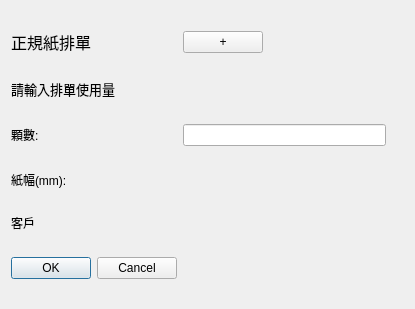
<?xml version="1.0" encoding="UTF-8"?>
<ui version="4.0">
 <class>PaperScheduleDialog</class>
 <widget class="QDialog" name="PaperScheduleDialog">
  <property name="geometry">
   <rect>
    <x>0</x>
    <y>0</y>
    <width>415</width>
    <height>309</height>
   </rect>
  </property>
  <property name="sizePolicy">
   <sizepolicy hsizetype="Expanding" vsizetype="Fixed">
    <horstretch>0</horstretch>
    <verstretch>0</verstretch>
   </sizepolicy>
  </property>
  <property name="windowTitle">
   <string>正規紙排單</string>
  </property>
  <layout class="QGridLayout" name="gridLayout">
   <item row="2" column="0">
    <widget class="QLabel" name="paperRollNumber">
     <property name="sizePolicy">
      <sizepolicy hsizetype="Fixed" vsizetype="Fixed">
       <horstretch>0</horstretch>
       <verstretch>0</verstretch>
      </sizepolicy>
     </property>
     <property name="text">
      <string>&lt;html&gt;&lt;head/&gt;&lt;body&gt;&lt;p&gt;顆數:&lt;/p&gt;&lt;/body&gt;&lt;/html&gt;</string>
     </property>
     <property name="alignment">
      <set>Qt::AlignLeading|Qt::AlignLeft|Qt::AlignVCenter</set>
     </property>
    </widget>
   </item>
   <item row="3" column="0">
    <widget class="QLabel" name="paperWidth">
     <property name="sizePolicy">
      <sizepolicy hsizetype="Fixed" vsizetype="Fixed">
       <horstretch>0</horstretch>
       <verstretch>0</verstretch>
      </sizepolicy>
     </property>
     <property name="text">
      <string>&lt;html&gt;&lt;head/&gt;&lt;body&gt;&lt;p&gt;紙幅(mm):&lt;/p&gt;&lt;/body&gt;&lt;/html&gt;</string>
     </property>
     <property name="alignment">
      <set>Qt::AlignLeading|Qt::AlignLeft|Qt::AlignVCenter</set>
     </property>
    </widget>
   </item>
   <item row="0" column="0">
    <widget class="QLabel" name="paperScheduleTitle">
     <property name="sizePolicy">
      <sizepolicy hsizetype="Fixed" vsizetype="Fixed">
       <horstretch>0</horstretch>
       <verstretch>0</verstretch>
      </sizepolicy>
     </property>
     <property name="font">
      <font>
       <pointsize>12</pointsize>
      </font>
     </property>
     <property name="text">
      <string>正規紙排單</string>
     </property>
     <property name="alignment">
      <set>Qt::AlignLeading|Qt::AlignLeft|Qt::AlignVCenter</set>
     </property>
    </widget>
   </item>
   <item row="1" column="0" colspan="5">
    <widget class="QLabel" name="paperScheduleNotice">
     <property name="sizePolicy">
      <sizepolicy hsizetype="Fixed" vsizetype="Fixed">
       <horstretch>0</horstretch>
       <verstretch>0</verstretch>
      </sizepolicy>
     </property>
     <property name="font">
      <font>
       <pointsize>10</pointsize>
      </font>
     </property>
     <property name="text">
      <string>請輸入排單使用量</string>
     </property>
     <property name="alignment">
      <set>Qt::AlignLeading|Qt::AlignLeft|Qt::AlignVCenter</set>
     </property>
    </widget>
   </item>
   <item row="4" column="0">
    <widget class="QLabel" name="paperCustomer">
     <property name="sizePolicy">
      <sizepolicy hsizetype="Fixed" vsizetype="Fixed">
       <horstretch>0</horstretch>
       <verstretch>0</verstretch>
      </sizepolicy>
     </property>
     <property name="text">
      <string>客戶</string>
     </property>
    </widget>
   </item>
   <item row="0" column="1">
    <widget class="QPushButton" name="paperPlus">
     <property name="sizePolicy">
      <sizepolicy hsizetype="Fixed" vsizetype="Fixed">
       <horstretch>0</horstretch>
       <verstretch>0</verstretch>
      </sizepolicy>
     </property>
     <property name="text">
      <string>+</string>
     </property>
    </widget>
   </item>
   <item row="2" column="1">
    <widget class="QLineEdit" name="paperRollNumberEdit">
     <property name="sizePolicy">
      <sizepolicy hsizetype="Expanding" vsizetype="Fixed">
       <horstretch>0</horstretch>
       <verstretch>0</verstretch>
      </sizepolicy>
     </property>
    </widget>
   </item>
   <item row="5" column="0">
    <widget class="QDialogButtonBox" name="paperInputButtonBox">
     <property name="sizePolicy">
      <sizepolicy hsizetype="Fixed" vsizetype="Fixed">
       <horstretch>0</horstretch>
       <verstretch>0</verstretch>
      </sizepolicy>
     </property>
     <property name="orientation">
      <enum>Qt::Horizontal</enum>
     </property>
     <property name="standardButtons">
      <set>QDialogButtonBox::Cancel|QDialogButtonBox::Ok</set>
     </property>
    </widget>
   </item>
  </layout>
 </widget>
 <resources/>
 <connections>
  <connection>
   <sender>paperInputButtonBox</sender>
   <signal>accepted()</signal>
   <receiver>PaperScheduleDialog</receiver>
   <slot>accept()</slot>
   <hints>
    <hint type="sourcelabel">
     <x>248</x>
     <y>254</y>
    </hint>
    <hint type="destinationlabel">
     <x>157</x>
     <y>274</y>
    </hint>
   </hints>
  </connection>
  <connection>
   <sender>paperInputButtonBox</sender>
   <signal>rejected()</signal>
   <receiver>PaperScheduleDialog</receiver>
   <slot>reject()</slot>
   <hints>
    <hint type="sourcelabel">
     <x>316</x>
     <y>260</y>
    </hint>
    <hint type="destinationlabel">
     <x>286</x>
     <y>274</y>
    </hint>
   </hints>
  </connection>
 </connections>
</ui>
